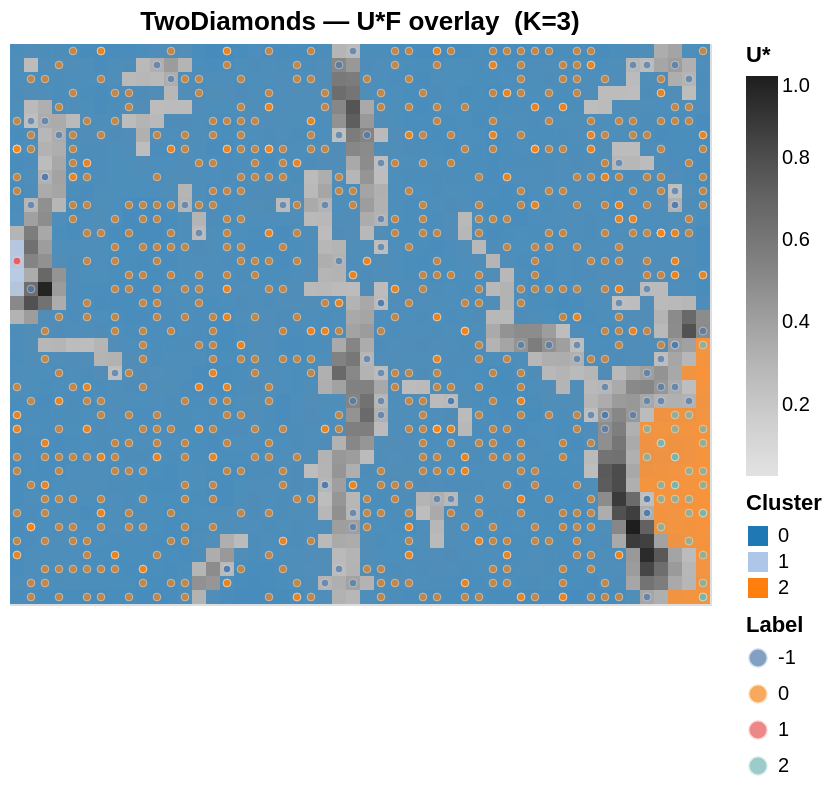

Notebook code for this chart:
### Code cell
plot_ustar_cluster_overlay(
    clf_td.ustar_, clf_td.labels_,
    bmu_indices=som_td.bmu_indices(data_td_z),
    sample_labels=pred_td,
    title=f'TwoDiamonds — U*F overlay  (K={clf_td.n_clusters_})',
    cell_pixels=7.0,
)

### Figure 1 — Vega-Lite specification as saved in the notebook (floating-point values rounded to 4 significant figures; data arrays with more than 128 entries replaced by an {"elided": "..."} marker saying what was removed)
{"config": {"view": {"continuousWidth": 300, "continuousHeight": 300}}, "layer": [{"data": {"name": "data-7e4e90b3d4feefa208693d2e565e1f20"}, "mark": {"type": "rect"}, "encoding": {"color": {"field": "ustar", "legend": {"title": "U*"}, "scale": {"scheme": "greys"}, "type": "quantitative"}, "tooltip": [{"field": "col", "type": "quantitative"}, {"field": "row", "type": "quantitative"}, {"field": "ustar", "format": ".4f", "type": "quantitative"}], "x": {"axis": null, "field": "col", "sort": null, "type": "ordinal"}, "y": {"axis": null, "field": "row", "sort": "descending", "type": "ordinal"}}}, {"data": {"name": "data-7e4e90b3d4feefa208693d2e565e1f20"}, "mark": {"type": "rect"}, "encoding": {"color": {"field": "cluster", "legend": {"title": "Cluster"}, "scale": {"scheme": "category20"}, "type": "nominal"}, "opacity": {"field": "opacity", "legend": null, "scale": {"domain": [0, 1]}, "type": "quantitative"}, "tooltip": [{"field": "col", "type": "quantitative"}, {"field": "row", "type": "quantitative"}, {"field": "cluster", "type": "quantitative"}, {"field": "ustar", "format": ".4f", "type": "quantitative"}], "x": {"axis": null, "field": "col", "sort": null, "type": "ordinal"}, "y": {"axis": null, "field": "row", "sort": "descending", "type": "ordinal"}}, "title": "TwoDiamonds — U*F overlay  (K=3)", "transform": [{"filter": "(datum.cluster >= 0)"}]}, {"data": {"name": "data-62d4eda0577b5e6a3bc6dc499830ba1b"}, "mark": {"type": "circle", "opacity": 0.7, "size": 15.0, "stroke": "white", "strokeWidth": 0.3}, "encoding": {"color": {"field": "Label", "legend": {"title": "Label"}, "scale": {"scheme": "tableau10"}, "type": "nominal"}, "tooltip": [{"field": "col", "type": "quantitative"}, {"field": "row", "type": "quantitative"}, {"field": "Label", "type": "nominal"}], "x": {"axis": null, "field": "col", "sort": null, "type": "ordinal"}, "y": {"axis": null, "field": "row", "sort": "descending", "type": "ordinal"}}}], "height": {"step": 7.0}, "width": {"step": 7.0}, "$schema": "https://vega.github.io/schema/vega-lite/v6.4.1.json", "datasets": {"data-7e4e90b3d4feefa208693d2e565e1f20": {"elided": "2000 records"}, "data-62d4eda0577b5e6a3bc6dc499830ba1b": {"elided": "800 records"}}}
